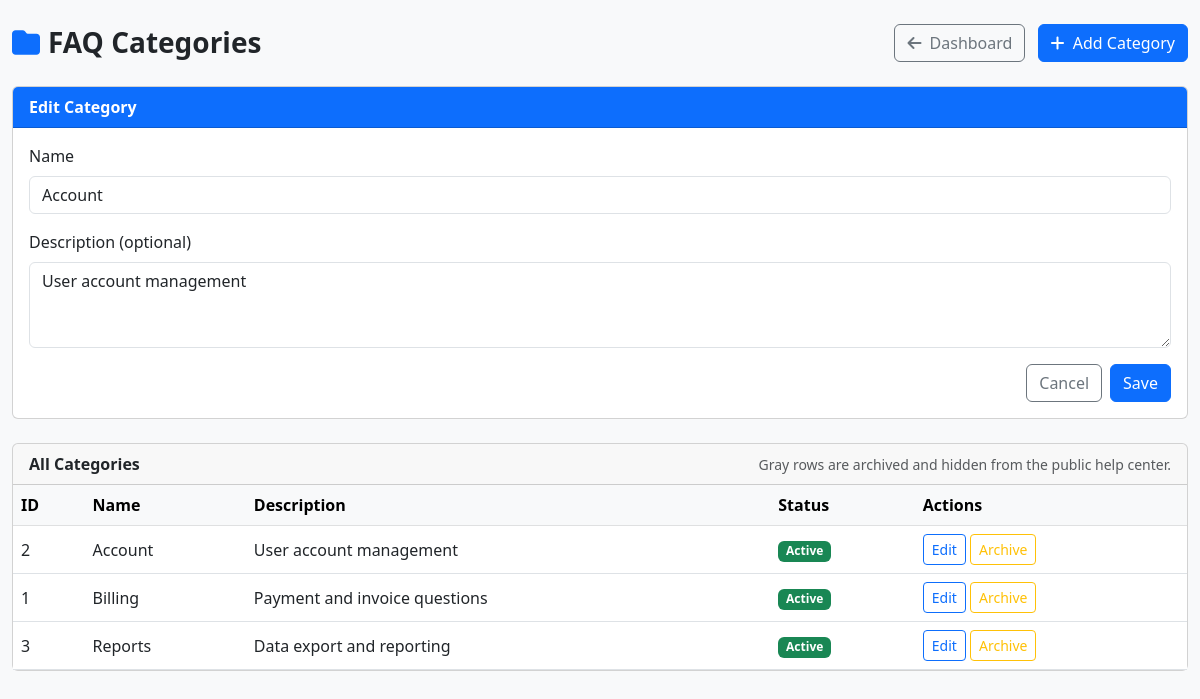
The page /admin/categories.php?action=edit&id=2 (signed in) on the database its author committed.
### tables this page shows
CREATE TABLE categories (
    id INT PRIMARY KEY AUTO_INCREMENT,
    name VARCHAR(100) NOT NULL UNIQUE,
    description TEXT,
    is_archived BOOLEAN DEFAULT FALSE
);

### helpers/functions.php (called while the page is built, shortened)
<?php
function getExcerpt($text, $length = 200) {
    $text = strip_tags($text);
    if (strlen($text) <= $length) {
        return $text;
    }
    $excerpt = substr($text, 0, $length);
    $excerpt = substr($excerpt, 0, strrpos($excerpt, ' '));
    return $excerpt . '...';
}
?>

### admin/categories.php (the view, shortened to what this page needs)
<?php
require_once '../helpers/functions.php';
$db   = new Database();
$conn = $db->getConnection();
$action = $_GET['action'] ?? 'list';
$id     = isset($_GET['id']) ? (int)$_GET['id'] : 0;
if ($action === 'edit' && $id > 0) {
    $stmt = $conn->prepare('SELECT * FROM categories WHERE id = ?');
    $stmt->execute([$id]);
    $category = $stmt->fetch();
}
$allCategories = $conn->query('SELECT * FROM categories ORDER BY is_archived ASC, name ASC')->fetchAll();
?>
<!DOCTYPE html>
<html lang="en">
<head>
    <link href="https://cdn.jsdelivr.net/npm/bootstrap@5.3.0/dist/css/bootstrap.min.css" rel="stylesheet">
    <link rel="stylesheet" href="https://cdnjs.cloudflare.com/ajax/libs/font-awesome/6.4.0/css/all.min.css">
</head>
<body>
<div class="container-fluid py-4">
    <div class="page-header">
        <h3 class="page-title mb-0">
            <i class="fas fa-folder me-2 text-primary"></i>FAQ Categories
        </h3>
        <div>
            <a href="index.php" class="btn btn-outline-secondary me-2">
                <i class="fas fa-arrow-left me-1"></i> Dashboard
            </a>
            <a href="categories.php?action=add" class="btn btn-primary">
                <i class="fas fa-plus me-1"></i> Add Category
            </a>
        </div>
    </div>
    <?php if ($action === 'add' || $action === 'edit'): ?>
        <div class="category-form-card card mb-4">
            <div class="card-header bg-primary text-white">
                <strong><?php echo $action === 'add' ? 'Add Category' : 'Edit Category'; ?></strong>
            </div>
            <div class="card-body">
                <form method="POST">
                    <div class="mb-3">
                        <label class="form-label">Name</label>
                        <input
                            type="text"
                            name="name"
                            class="form-control"
                            required
                            value="<?php echo htmlspecialchars($category['name'] ?? ''); ?>"
                        >
                    </div>
                    <div class="mb-3">
                        <label class="form-label">Description (optional)</label>
                        <textarea
                            name="description"
                            class="form-control"
                            rows="3"
                        ><?php echo htmlspecialchars($category['description'] ?? ''); ?></textarea>
                    </div>
                    <div class="d-flex justify-content-end gap-2 mt-3">
                        <a href="categories.php" class="btn btn-outline-secondary">
                            Cancel
                        </a>
                        <button type="submit" class="btn btn-primary">
                            Save
                        </button>
                    </div>
                </form>
            </div>
        </div>
    <?php endif; ?>
    <div class="card">
        <div class="card-header d-flex justify-content-between align-items-center">
            <strong>All Categories</strong>
            <span class="text-muted small">Gray rows are archived and hidden from the public help center.</span>
        </div>
        <div class="card-body p-0">
            <div class="table-responsive">
                <table class="table table-hover mb-0 align-middle">
                    <thead class="table-light">
                        <tr>
                            <th>ID</th>
                            <th>Name</th>
                            <th>Description</th>
                            <th>Status</th>
                            <th>Actions</th>
                        </tr>
                    </thead>
                    <tbody>
                        <?php foreach ($allCategories as $cat): ?>
                            <tr class="<?php echo $cat['is_archived'] ? 'table-secondary' : ''; ?>">
                                <td><?php echo (int)$cat['id']; ?></td>
                                <td><?php echo htmlspecialchars($cat['name']); ?></td>
                                <td><?php echo htmlspecialchars(getExcerpt($cat['description'] ?? '', 80)); ?></td>
                                <td>
                                    <?php if ($cat['is_archived']): ?>
                                        <span class="badge bg-secondary">Archived</span>
                                    <?php else: ?>
                                        <span class="badge bg-success">Active</span>
                                    <?php endif; ?>
                                </td>
                                <td>
                                    <a href="categories.php?action=edit&id=<?php echo $cat['id']; ?>" class="btn btn-sm btn-outline-primary">
                                        Edit
                                    </a>
                                    <?php if ($cat['is_archived']): ?>
                                        <a href="categories.php?action=restore&id=<?php echo $cat['id']; ?>" class="btn btn-sm btn-outline-success">
                                            Restore
                                        </a>
                                    <?php else: ?>
                                        <a href="categories.php?action=archive&id=<?php echo $cat['id']; ?>" class="btn btn-sm btn-outline-warning" onclick="return confirm('Archive this category?');">
                                            Archive
                                        </a>
                                    <?php endif; ?>
                                </td>
                            </tr>
                        <?php endforeach; ?>
                    </tbody>
                </table>
            </div>
        </div>
    </div>
</div>
</body>
</html>

### admin/categories.php (style rules this page uses)
body { background: #f8f9fa; }
.page-header { display: flex; justify-content: space-between; align-items: center; margin-bottom: 1.5rem; }
.page-title { font-weight: 600; }
.category-form-card .form-label { font-weight: 500; }

### rows shown on the page
categories: name "Account", description "User account management", id "2", is_archived "Active"
categories: id "1", name "Billing", description "Payment and invoice questions", is_archived "Active"
categories: id "3", name "Reports", description "Data export and reporting", is_archived "Active"
